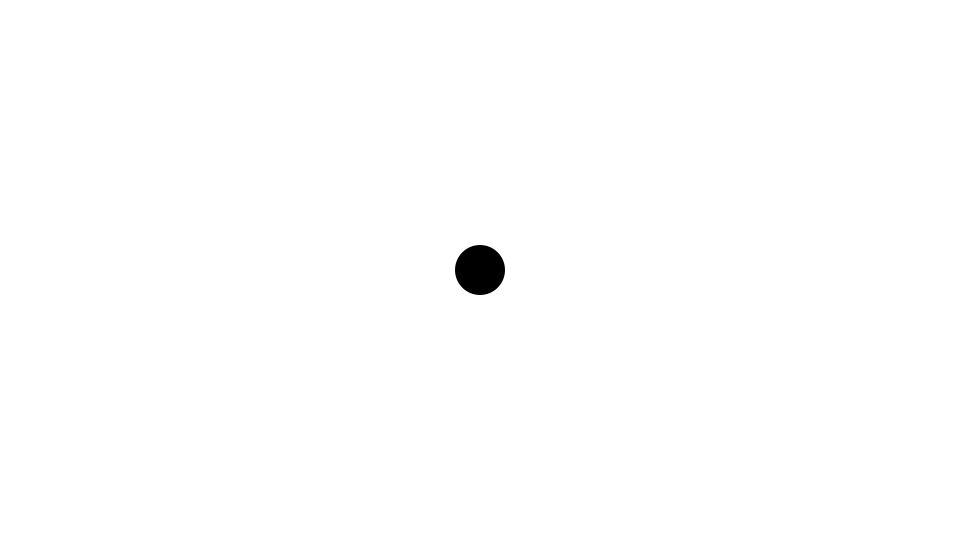
Frame 1 (no input)
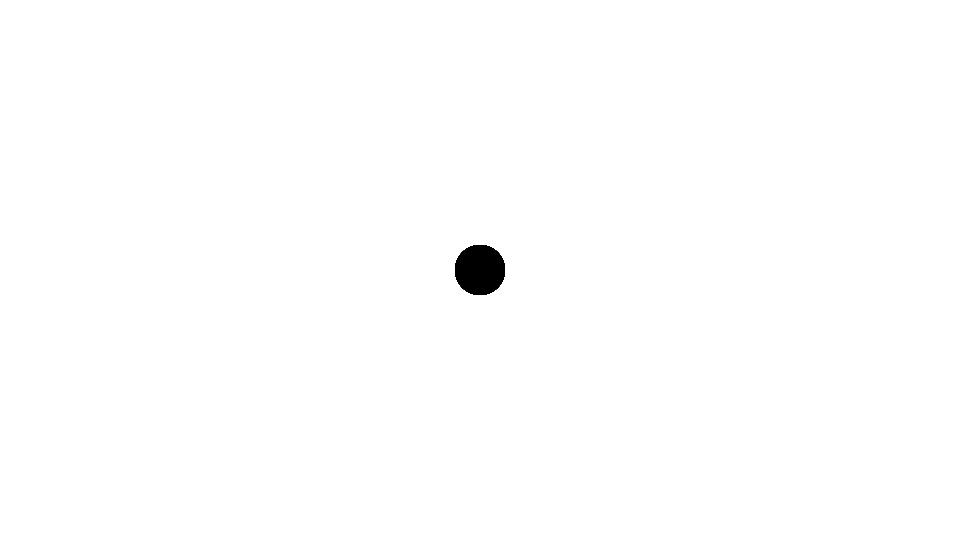
Frame 60 (the mouse pressed at the canvas centre just before this capture)
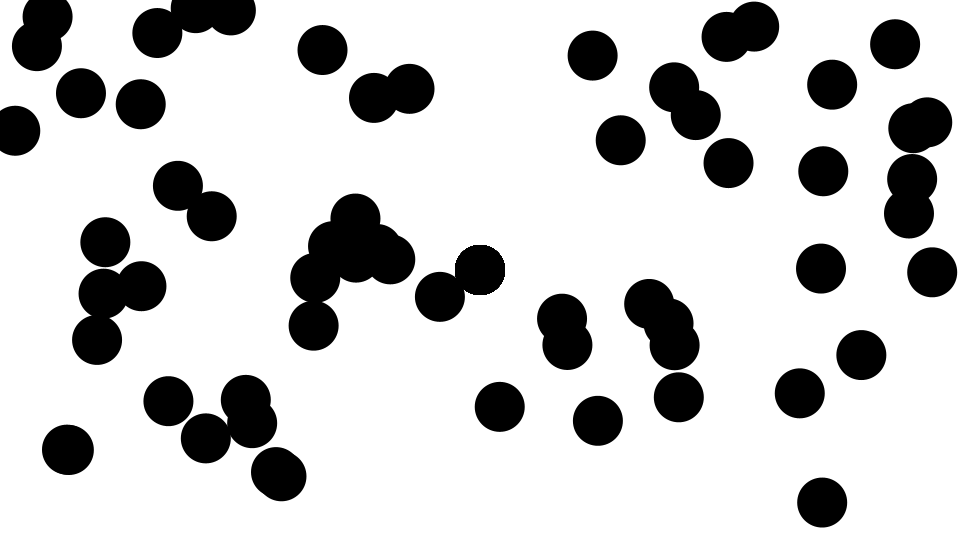
Frame 120 (the mouse held since frame 60 and released just before this capture)

The Processing sketch that drew these frames (run headless with seeded random() and noise(); from frame 60 on, the mouse is pressed at the canvas centre):

// Processing sketch: sketch01
// ── sketch01.pde
void setup() {
  size(960, 540);
  background(255);
  noStroke();
  fill(0);
}

void draw() {
  // マウスが押されているとき
  if (mousePressed) {
    ellipse(random(width), random(height), 50, 50);
  }
  // 押されてないとき
  else {
    ellipse(width/2, height/2, 50, 50);
  }
}
